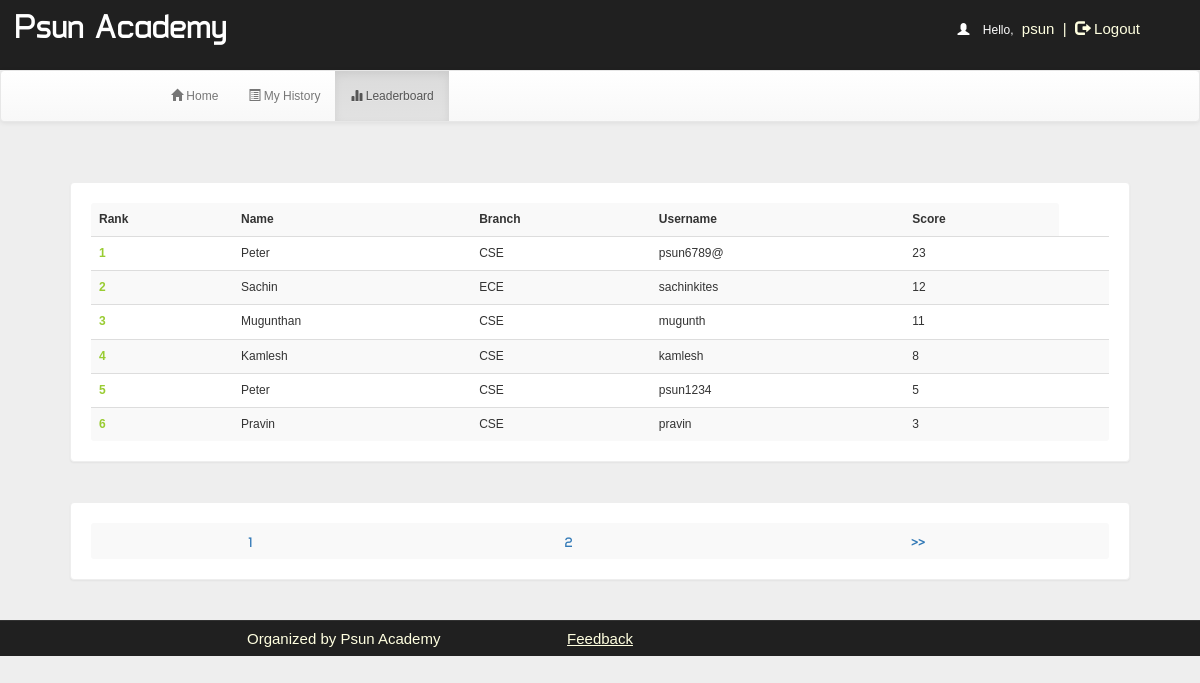
Screenshot of /account.php?q=3 (signed in) with the database file from the repository.
### tables this page shows
CREATE TABLE `rank` (
  `id` int(100) NOT NULL,
  `username` varchar(50) NOT NULL,
  `score` int(11) NOT NULL,
  `time` timestamp NOT NULL DEFAULT CURRENT_TIMESTAMP ON UPDATE CURRENT_TIMESTAMP
);

CREATE TABLE `user` (
  `id` int(100) NOT NULL,
  `name` varchar(50) NOT NULL,
  `rollno` varchar(20) NOT NULL,
  `branch` varchar(20) NOT NULL,
  `gender` varchar(5) NOT NULL,
  `username` varchar(50) NOT NULL,
  `phno` bigint(20) NOT NULL,
  `password` varchar(50) NOT NULL
);

### account.php (the view, shortened to what this page needs)
<!DOCTYPE html PUBLIC "-//W3C//DTD XHTML 1.0 Transitional//EN" "http://www.w3.org/TR/xhtml1/DTD/xhtml1-transitional.dtd">
<html xmlns="http://www.w3.org/1999/xhtml">
<head>
<link  rel="stylesheet" href="css/bootstrap.min.css"/>
 <link  rel="stylesheet" href="css/bootstrap-theme.min.css"/>
 <link rel="stylesheet" href="css/main.css">
 <link  rel="stylesheet" href="css/font.css">
</head>
<body>
<div class="header">
<div class="row">
<div class="col-lg-6">
<span class="logo">Psun Academy</span></div>
<div class="col-md-4 col-md-offset-2">
 <?php
include_once 'dbConnection.php';
if (!(isset($_SESSION['username']))) {
    header("location:index.php");
} else {
    $name     = $_SESSION['name'];
    $username = $_SESSION['username'];
    echo '<span class="pull-right top title1" ><span style="color:white"><span class="glyphicon glyphicon-user" aria-hidden="true"></span>&nbsp;&nbsp;&nbsp;&nbsp;Hello,</span> <span class="log log1" style="color:lightyellow">' . $username . '&nbsp;&nbsp;|&nbsp;&nbsp;<a href="logout.php?q=account.php" style="color:lightyellow"><span class="glyphicon glyphicon-log-out" aria-hidden="true"></span>&nbsp;Logout</button></a></span>';
}
?>
</div>
</div></div>
<div class="bg">
<nav class="navbar navbar-default title1">
  <div class="container-fluid">
    <div class="navbar-header">
      <a class="navbar-brand" href="#"><b>&nbsp;&nbsp;&nbsp;&nbsp;&nbsp;&nbsp;&nbsp;&nbsp;&nbsp;&nbsp;&nbsp;&nbsp;&nbsp;&nbsp;&nbsp;&nbsp;&nbsp;&nbsp;&nbsp;&nbsp;&nbsp;&nbsp;&nbsp;&nbsp;&nbsp;</b></a>
    </div>
    <div class="collapse navbar-collapse" id="bs-example-navbar-collapse-1">
      <ul class="nav navbar-nav">
        <li <?php
if (@$_GET['q'] == 1)
    echo 'class="active"';
?> ><a href="account.php?q=1"><span class="glyphicon glyphicon-home" aria-hidden="true"></span>&nbsp;Home<span class="sr-only">(current)</span></a></li>
        <li <?php
if (@$_GET['q'] == 2)
    echo 'class="active"';
?>><a href="account.php?q=2"><span class="glyphicon glyphicon-list-alt" aria-hidden="true"></span>&nbsp;My History</a></li>
    <li <?php
if (@$_GET['q'] == 3)
    echo 'class="active"';
?>><a href="account.php?q=3"><span class="glyphicon glyphicon-stats" aria-hidden="true"></span>&nbsp;Leaderboard</a></li></ul>
      </div>
  </div>
</nav>
<div class="container">
<div class="row">
<div class="col-md-12">
<?php
if (@$_GET['q'] == 3) {
    if(isset($_GET['show'])){
        $show = $_GET['show'];
        $showfrom = (($show-1)*10) + 1;
        $showtill = $showfrom + 9;
    }
    else{
        $show = 1;
        $showfrom = 1;
    }
    $q = mysqli_query($con, "SELECT * FROM rank") or die('Error223');
    echo '<div class="panel title">
<table class="table table-striped title1" >
<tr><td style="vertical-align:middle"><b>Rank</b></td><td style="vertical-align:middle"><b>Name</b></td><td style="vertical-align:middle"><b>Branch</b></td><td style="vertical-align:middle"><b>Username</b></td><td style="vertical-align:middle"><b>Score</b></td></tr>';
    $c = $showfrom-1;
    $total = mysqli_num_rows($q);
    if($total >= $showfrom){
        $q = mysqli_query($con, "SELECT * FROM rank ORDER BY score DESC, time ASC LIMIT ".($showfrom-1).",10") or die('Error223');
        while ($row = mysqli_fetch_array($q)) {
            $e = $row['username'];
            $s = $row['score'];
            $q12 = mysqli_query($con, "SELECT * FROM user WHERE username='$e' ") or die('Error231');
            while ($row = mysqli_fetch_array($q12)) {
                $name     = $row['name'];
                $branch   = $row['branch'];
                $username = $row['username'];
            }
            $c++;
            echo '<tr><td style="color:#99cc32"><b>' . $c . '</b></td><td style="vertical-align:middle">' . $name . '</td><td style="vertical-align:middle">' . $branch . '</td><td style="vertical-align:middle">' . $username . '</td><td style="vertical-align:middle">' . $s . '</td><td style="vertical-align:middle">';
        }
    }
    else{
    }
    echo '</table></div>';
    echo '<div class="panel title"><table class="table table-striped title1" ><tr>';
    $total = round($total/10) + 1;
    if(isset($_GET['show'])){
        $show = $_GET['show'];
    }
    else{
        $show = 1;
    }
    if($show == 1 && $total==1){
    }
    else if($show == 1 && $total!=1){
        $i = 1;
        while($i<=$total){
            echo '<td style="vertical-align:middle;text-align:center"><a style="font-size:14px;font-family:typo;font-weight:bold" href="account.php?q=3&show='.$i.'">&nbsp;'.$i.'&nbsp;</a></td>';
            $i++;
        }
        echo '<td style="vertical-align:middle;text-align:center"><a style="font-size:14px;font-family:typo;font-weight:bold" href="account.php?q=3&show='.($show+1).'">&nbsp;>>&nbsp;</a></td>';
    }
    echo '</tr></table></div>';
}
?>
</div></div></div></div>
<div class="row footer">
 <div class="col-md-2 box"></div>
<div class="col-md-3 box">
<a href="#" data-toggle="modal" data-target="#developers" s style="color:lightyellow;" onmouseover="this.style('color:yellow')" target="new">Organized by Psun Academy</a>
</div>
<div class="col-md-2 box">
<a href="feedback.php" style="color:lightyellow;text-decoration:underline" onmouseover="this.style('color:yellow')" target="new">Feedback</a></div>
</body>
</html>

### css/main.css (style rules this page uses)
body { overflow-x:hidden;width:100%;font: 12px "Century Gothic", "Times Roman", sans-serif;background:#eee;min-height:550px;background-attachment:fixed; }
.bg { min-height:540px; }
.panel { border-color:#eee;margin:40px;padding:20px;font: 15px "Century Gothic", "Times Roman", sans-serif; }
.title { font-family:'typo'; }
.header { background:#202020;height:70px; }
.logo { font-family:'typo';font-size:35px;color:#ffffff;margin:15px; }
.title1 { font: 12px "Century Gothic", "Times Roman", sans-serif; }
.footer { font-size:15px;text-align:center;border-top:1px solid;border-color:#323232;background-color:#202020; }
.footer a { margin:25px;color:#0000ff;text-decoration:none;font: 15px "Century Gothic", "Times Roman", sans-serif; }
.box { padding:9px; }
.top { margin-top:20px; }
.log1 { font: 15px 'Ubuntu', sans-serif;color:#0000ff;margin-left:10px; }
.log { margin:10px;margin-right:60px;margin-left:5px;color:#ffffb3;text-decoration:none;font-size:20px;font-size:15px; }

### rows the page displays
rank: user.name "Peter", user.branch "CSE", user.username "psun6789@", score "23"
rank: user.name "Sachin", user.branch "ECE", user.username "sachinkites", score "12"
rank: user.name "Mugunthan", user.branch "CSE", user.username "mugunth", score "11"
rank: user.name "Kamlesh", user.branch "CSE", user.username "kamlesh", score "8"
rank: user.name "Peter", user.branch "CSE", user.username "psun1234", score "5"
rank: user.name "Pravin", user.branch "CSE", user.username "pravin", score "3"

### other values shown
$username "psun"
